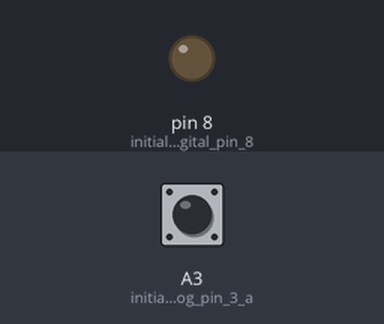
Simulated run of this sketch. Board: Arduino Uno, built with avr-gcc and run on an emulated ATmega328P. Parts: output pins drawn as LEDs (lit = HIGH). The test bench sets the inputs (shaded band); at power-on: A3 (initialize_analog_pin_3_a) HIGH.

Above: at 1.2 s.
1.3 s: A3 (initialize_analog_pin_3_a) pulled LOW for 0.15 s
At 1.7 s:
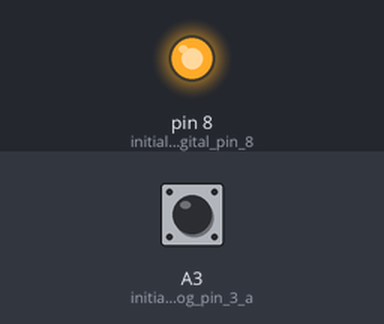
2.9 s: A3 (initialize_analog_pin_3_a) pulled LOW for 1 s
At 4.1 s:
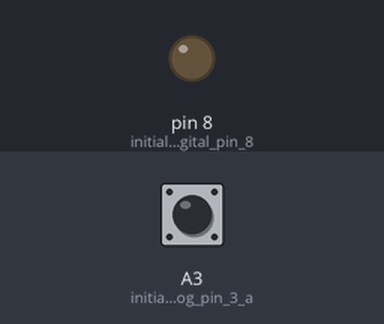
5.4 s: A3 (initialize_analog_pin_3_a) pulled LOW for 3.2 s
At 6.0 s:
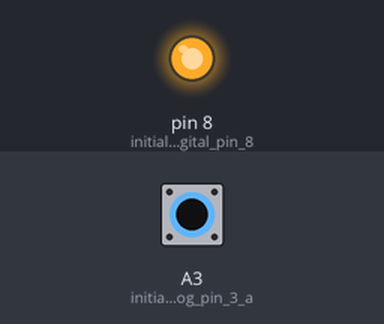
Timing chart, 0 to 8.4 s (numbered marks = the images above; inputs shaded):
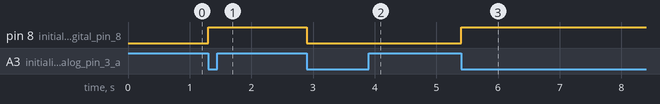

Measured:
- after the input at 1.3 s, pin 8 (initialize_digital_pin_8): LOW → HIGH at once
- after the input at 2.9 s, pin 8 (initialize_digital_pin_8): HIGH → LOW at once
- after the input at 5.4 s, pin 8 (initialize_digital_pin_8): LOW → HIGH at once

The sketch:

switch_demo.ino
```cpp
/*
  Switch Demo
 */


// the setup function runs once when you press reset or power the board
void setup() {
  pinMode(8, OUTPUT);           // initialize digital pin 8 as an output.
  pinMode(A3, INPUT);           // initialize analog pin 3 as an input.
  digitalWrite(A3, HIGH);       // turn on pullup resistors
}

// the loop function runs over and over again forever
void loop() {
  static int state = 0;
    if(!digitalRead(A3))
      state = !state;
    else
      return;

    if(state)
      digitalWrite(8, HIGH);   // turn the LED on (HIGH is the voltage level)
    else
      digitalWrite(8, LOW);    // turn the LED off by making the voltage LOW

    delay(200);                //delay 200ms

    while(!digitalRead(A3))
    {
    }
}
```
